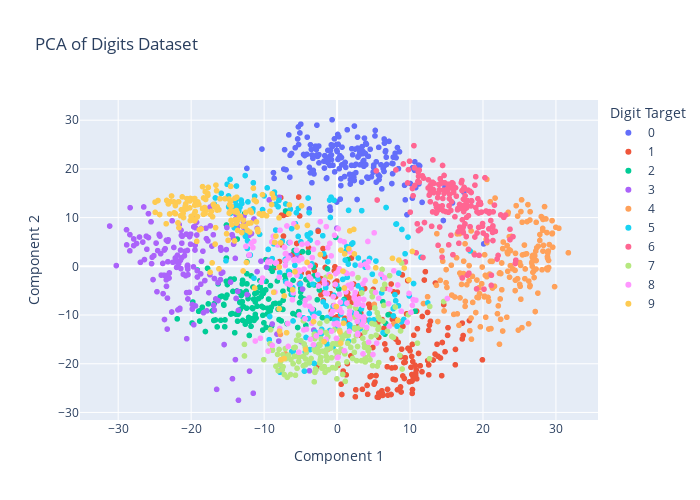

Source (notebook cell):
### Markdown cell above
We can now plot the first two principal components of each point to learn about the data.

### Code cell
# Create a scatter plot 
fig = px.scatter(x=projected[:, 0], y=projected[:, 1], color=digits.target.astype(str),                 
                 labels={'color': 'Digit Target'},      # Labeling the color bar
                 width=700, height=500, title='PCA of Digits Dataset')

# Update the layout to add axis labels
fig.update_layout(xaxis_title='Component 1', yaxis_title='Component 2')

# Show color scale (color bar)
fig.update_traces(marker=dict(size=6, line=dict(width=0)), 
                  selector=dict(mode='markers'))

# Show the figure
fig.show()

### Figure 1 — Plotly figure (JSON) as saved in the notebook; plotly's stock layout.template omitted (floating-point values rounded to 4 significant figures; data arrays with more than 128 entries replaced by an {"elided": "..."} marker saying what was removed)
{"data": [{"hovertemplate": "Digit Target=0<br>x=%{x}<br>y=%{y}<extra></extra>", "legendgroup": "0", "marker": {"color": "#636efa", "line": {"width": 0}, "size": 6, "symbol": "circle"}, "mode": "markers", "name": "0", "showlegend": true, "type": "scattergl", "x": {"elided": "178 float values"}, "xaxis": "x", "y": {"elided": "178 float values"}, "yaxis": "y"}, {"hovertemplate": "Digit Target=1<br>x=%{x}<br>y=%{y}<extra></extra>", "legendgroup": "1", "marker": {"color": "#EF553B", "line": {"width": 0}, "size": 6, "symbol": "circle"}, "mode": "markers", "name": "1", "showlegend": true, "type": "scattergl", "x": {"elided": "182 float values"}, "xaxis": "x", "y": {"elided": "182 float values"}, "yaxis": "y"}, {"hovertemplate": "Digit Target=2<br>x=%{x}<br>y=%{y}<extra></extra>", "legendgroup": "2", "marker": {"color": "#00cc96", "line": {"width": 0}, "size": 6, "symbol": "circle"}, "mode": "markers", "name": "2", "showlegend": true, "type": "scattergl", "x": {"elided": "177 float values"}, "xaxis": "x", "y": {"elided": "177 float values"}, "yaxis": "y"}, {"hovertemplate": "Digit Target=3<br>x=%{x}<br>y=%{y}<extra></extra>", "legendgroup": "3", "marker": {"color": "#ab63fa", "line": {"width": 0}, "size": 6, "symbol": "circle"}, "mode": "markers", "name": "3", "showlegend": true, "type": "scattergl", "x": {"elided": "183 float values"}, "xaxis": "x", "y": {"elided": "183 float values"}, "yaxis": "y"}, {"hovertemplate": "Digit Target=4<br>x=%{x}<br>y=%{y}<extra></extra>", "legendgroup": "4", "marker": {"color": "#FFA15A", "line": {"width": 0}, "size": 6, "symbol": "circle"}, "mode": "markers", "name": "4", "showlegend": true, "type": "scattergl", "x": {"elided": "181 float values"}, "xaxis": "x", "y": {"elided": "181 float values"}, "yaxis": "y"}, {"hovertemplate": "Digit Target=5<br>x=%{x}<br>y=%{y}<extra></extra>", "legendgroup": "5", "marker": {"color": "#19d3f3", "line": {"width": 0}, "size": 6, "symbol": "circle"}, "mode": "markers", "name": "5", "showlegend": true, "type": "scattergl", "x": {"elided": "182 float values"}, "xaxis": "x", "y": {"elided": "182 float values"}, "yaxis": "y"}, {"hovertemplate": "Digit Target=6<br>x=%{x}<br>y=%{y}<extra></extra>", "legendgroup": "6", "marker": {"color": "#FF6692", "line": {"width": 0}, "size": 6, "symbol": "circle"}, "mode": "markers", "name": "6", "showlegend": true, "type": "scattergl", "x": {"elided": "181 float values"}, "xaxis": "x", "y": {"elided": "181 float values"}, "yaxis": "y"}, {"hovertemplate": "Digit Target=7<br>x=%{x}<br>y=%{y}<extra></extra>", "legendgroup": "7", "marker": {"color": "#B6E880", "line": {"width": 0}, "size": 6, "symbol": "circle"}, "mode": "markers", "name": "7", "showlegend": true, "type": "scattergl", "x": {"elided": "179 float values"}, "xaxis": "x", "y": {"elided": "179 float values"}, "yaxis": "y"}, {"hovertemplate": "Digit Target=8<br>x=%{x}<br>y=%{y}<extra></extra>", "legendgroup": "8", "marker": {"color": "#FF97FF", "line": {"width": 0}, "size": 6, "symbol": "circle"}, "mode": "markers", "name": "8", "showlegend": true, "type": "scattergl", "x": {"elided": "174 float values"}, "xaxis": "x", "y": {"elided": "174 float values"}, "yaxis": "y"}, {"hovertemplate": "Digit Target=9<br>x=%{x}<br>y=%{y}<extra></extra>", "legendgroup": "9", "marker": {"color": "#FECB52", "line": {"width": 0}, "size": 6, "symbol": "circle"}, "mode": "markers", "name": "9", "showlegend": true, "type": "scattergl", "x": {"elided": "180 float values"}, "xaxis": "x", "y": {"elided": "180 float values"}, "yaxis": "y"}], "layout": {"height": 500, "legend": {"title": {"text": "Digit Target"}, "tracegroupgap": 0}, "title": {"text": "PCA of Digits Dataset"}, "width": 700, "xaxis": {"anchor": "y", "domain": [0, 1], "title": {"text": "Component 1"}}, "yaxis": {"anchor": "x", "domain": [0, 1], "title": {"text": "Component 2"}}}}
